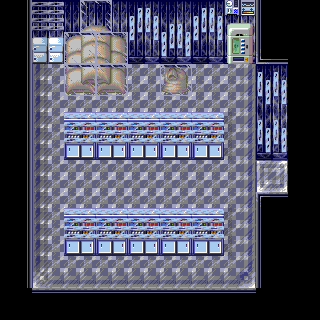

This game map was drawn from its Tiled (.tmx) file and the tilesets committed beside it. A one-line description and the trimmed map source follow:
An orthogonal 20x20 tile map with 16x16 px tiles, 7 tile layers (Base, MonoShita, MonoChu, ice, ...), 5 tilesets and 21 objects.

<map version="1.0" orientation="orthogonal" renderorder="right-down" width="20" height="20" tilewidth="16" tileheight="16" backgroundcolor="#000000" nextobjectid="31">
 <tileset firstgid="1" name="chip10e_glas" tilewidth="16" tileheight="16" tilecount="480" columns="30">
  <image source="chip10e_glas.png" trans="674c56" width="480" height="256" />
 </tileset>
 <tileset firstgid="481" name="chip10e_glas" tilewidth="16" tileheight="16" tilecount="480" columns="30">
  <image source="chip10e_glas.png" trans="070d2a" width="480" height="256" />
 </tileset>
 <tileset firstgid="961" name="cyber2" tilewidth="16" tileheight="16" tilecount="480" columns="30">
  <image source="cyber2.png" trans="007575" width="480" height="256" />
 </tileset>
 <tileset firstgid="1441" name="barrel-option" tilewidth="16" tileheight="16" tilecount="224" columns="16">
  <image source="barrel-option.png" trans="007575" width="256" height="224" />
 </tileset>
 <tileset firstgid="1665" name="ST-Sewer-01.png" tilewidth="16" tileheight="16" tilecount="1504" columns="16">
  <image source="ST-Sewer-01.png" width="256" height="1504" />
 </tileset>
 <layer name="Base" width="20" height="20">
  <properties>
   <property name="cc_vertexz" value="-14" />
  </properties>
  <data>[400 cells, 314 non-empty, 23 distinct tile ids]</data>
 </layer>
 <layer name="MonoShita" width="20" height="20">
  <properties>
   <property name="cc_vertexz" value="-13" />
  </properties>
  <data>[400 cells, 24 non-empty, 24 distinct tile ids]</data>
 </layer>
 <layer name="MonoChu" width="20" height="20">
  <properties>
   <property name="cc_vertexz" value="-12" />
  </properties>
  <data>[400 cells, 52 non-empty, 14 distinct tile ids]</data>
 </layer>
 <layer name="ice" width="20" height="20">
  <properties>
   <property name="cc_vertexz" value="-11" />
  </properties>
  <data>[400 cells, 24 non-empty, 4 distinct tile ids]</data>
 </layer>
 <objectgroup name="collision">
  <object id="3" x="256" y="0" width="64" height="160" />
  <object id="4" x="256" y="192" width="64" height="96" />
  <object id="5" x="0" y="288" width="320" height="32" />
  <object id="6" x="0" y="0" width="32" height="288" />
  <object id="7" x="64" y="224" width="160" height="32" />
  <object id="8" x="64" y="128" width="160" height="32" />
  <object id="9" x="160" y="64" width="32" height="32" />
  <object id="12" x="32" y="0" width="32" height="64" />
  <object id="13" x="64" y="16" width="64" height="80" />
  <object id="14" x="128" y="0" width="128" height="64" />
 </objectgroup>
 <layer name="CharaUe1" width="20" height="20">
  <data>[400 cells, 20 non-empty, 2 distinct tile ids]</data>
 </layer>
 <layer name="CharaUe2" width="20" height="20">
  <data>[400 cells, 74 non-empty, 8 distinct tile ids]</data>
 </layer>
 <objectgroup name="event">
  <object id="15" x="288" y="160" width="32" height="32">
   <properties>
    <property name="EventID" value="1" />
    <property name="trigger" value="1" />
   </properties>
  </object>
  <object id="16" x="256" y="160" width="32" height="32">
   <properties>
    <property name="EventID" value="2" />
    <property name="trigger" value="3" />
   </properties>
  </object>
  <object id="20" x="224" y="160" width="32" height="32">
   <properties>
    <property name="EventID" value="4" />
    <property name="trigger" value="1" />
   </properties>
  </object>
  <object id="21" x="224" y="32" width="32" height="32">
   <properties>
    <property name="EventID" value="7" />
    <property name="trigger" value="2" />
   </properties>
  </object>
  <object id="22" x="160" y="64" width="32" height="32">
   <properties>
    <property name="EventID" value="8" />
    <property name="trigger" value="2" />
   </properties>
  </object>
  <object id="23" x="32" y="48" width="32" height="16">
   <properties>
    <property name="EventID" value="9" />
    <property name="trigger" value="2" />
   </properties>
  </object>
  <object id="24" x="64" y="240" width="160" height="16">
   <properties>
    <property name="EventID" value="10" />
    <property name="trigger" value="2" />
   </properties>
  </object>
  <object id="25" x="64" y="144" width="160" height="16">
   <properties>
    <property name="EventID" value="11" />
    <property name="trigger" value="2" />
   </properties>
  </object>
  <object id="26" x="64" y="48" width="64" height="48">
   <properties>
    <property name="EventID" value="12" />
    <property name="trigger" value="2" />
   </properties>
  </object>
  <object id="28" x="272" y="0" width="32" height="32">
   <properties>
    <property name="EventID" value="3" />
    <property name="trigger" value="0" />
   </properties>
  </object>
  <object id="30" x="272" y="32" width="32" height="32">
   <properties>
    <property name="EventID" value="0" />
    <property name="trigger" value="0" />
   </properties>
  </object>
 </objectgroup>
 <layer name="shadow" width="20" height="20" opacity="0.5">
  <properties>
   <property name="cc_vertexz" value="-11" />
  </properties>
  <data>[400 cells, 24 non-empty, 2 distinct tile ids]</data>
 </layer>
</map>
